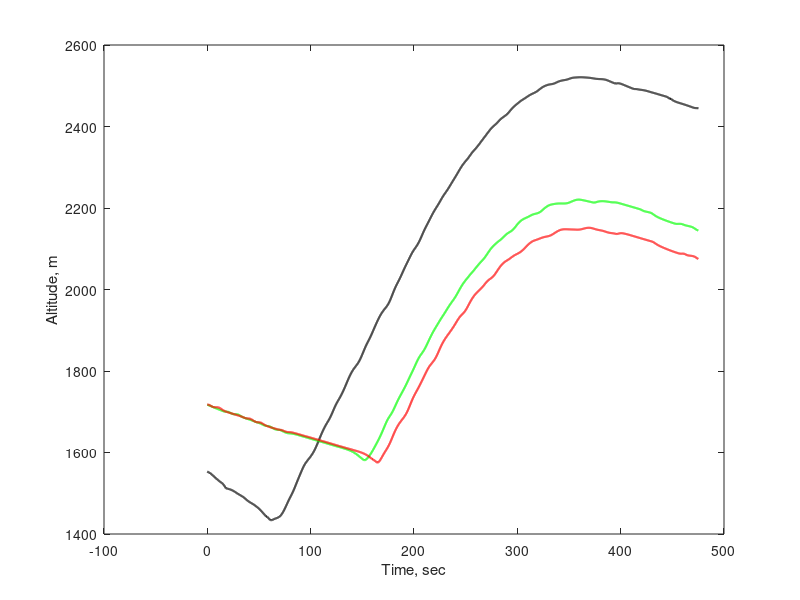

The MATLAB script that drew this image: (Note: this script raises an error after producing the figure.)
close all
clear all
clc


load('glider1_states.mat')
load('glider2_states.mat')
load('glider3_states.mat')
format long

%% Plot altitude variation
figure1 = figure('Color',[1 1 1]);
init_time = glider1_states(173+30000,1);
plot(glider2_states(2608+30000:79975,1)-(init_time),glider2_states(2608+30000:79975,3),'k','LineWidth',1.5)
hold on
plot(glider1_states(173+30000:77677,1)-(init_time),glider1_states(173+30000:77677,3),'g','LineWidth',1.5)
plot(glider3_states(1002+30000:78512,1)-(init_time),glider3_states(1002+30000:78512,3),'r','LineWidth',1.5)
xlabel('Time, sec')
ylabel('Altitude, m')
%title('Gain in altitude')
legend('Glider 1','Glider 2','Glider 3',0)
axis([0 470 1400 2600])
grid on

%% Plot paths and thermal
figure2 = figure('Color',[1 1 1]);

% Plot thermal
x0 = 15.0507; y0 = 46.4108;
sigma_x = 0.004;
sigma_y = 0.004;
A = 2580;
[X,Y] = meshgrid(x0-0.009:0.0001:x0+0.009, y0-0.009:0.0001:y0+0.009);
Z = A*exp( - (((X-x0).^2)./(2*sigma_x^2) + ((Y-y0).^2)./(2*sigma_y^2)));
surf(X,Y,Z,'FaceAlpha',0.2,'EdgeColor','none','FaceColor',[1 0.4 0]);
view(26,36)
hold on
% Plot paths
plot3(glider2_states(173+30000:77677,39),glider2_states(173+30000:77677,38),glider2_states(173+30000:77677,3),'k')
plot3(glider1_states(2608+30000:79975,39),glider1_states(2608+30000:79975,38),glider1_states(2608+30000:79975,3),'g')
plot3(glider3_states(1002+30000:78512,39),glider3_states(1002+30000:78512,38),glider3_states(1002+30000:78512,3),'r')

xlabel('Longitude (deg)')
ylabel('Latitude (deg)')
zlabel('Altitude (m)')
title('Paths in cooperative flight')
legend('Thermal','Glider 1','Glider 2','Glider 3',1)

